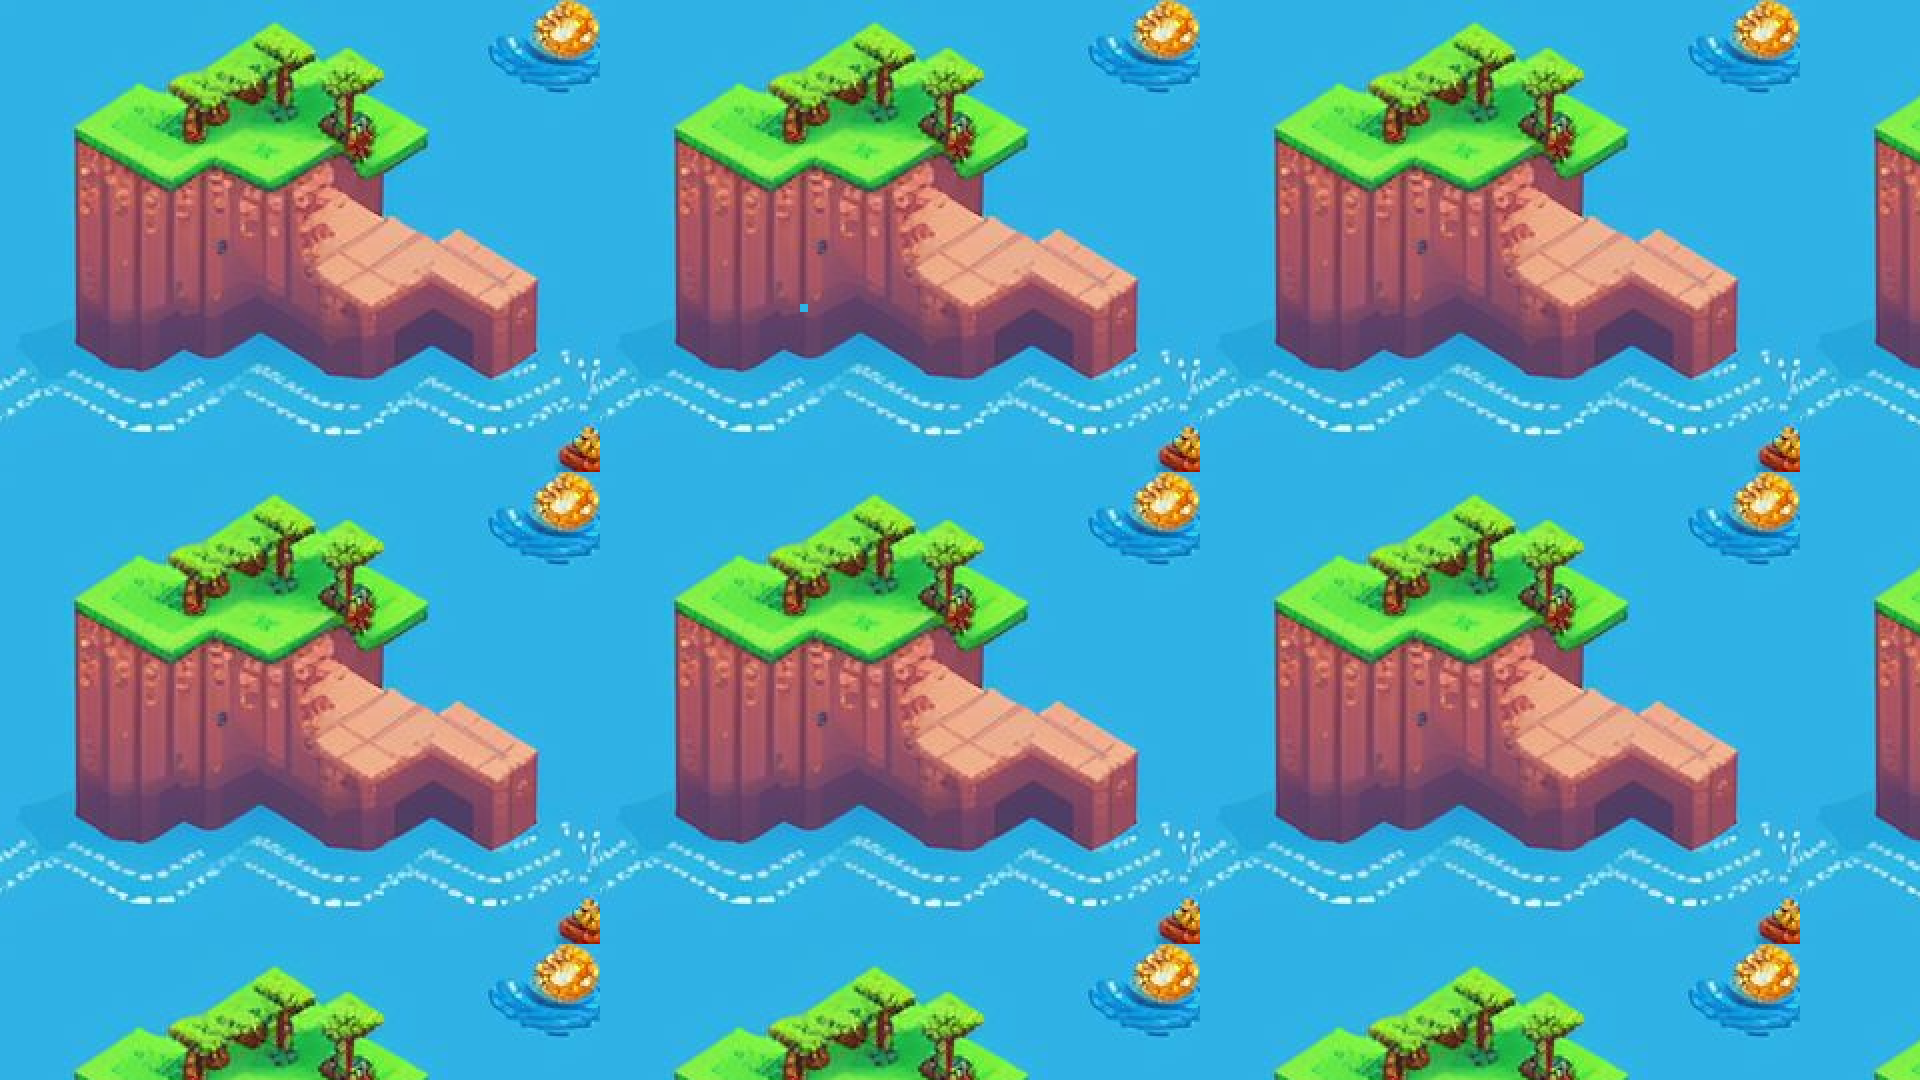

A level layout from a 2D game, rendered from its tile map. Below: a short description, then the map file with tile-grid data replaced by summaries:
An orthogonal 240x135 tile map with 8x8 px tiles, 1 tile layer (Tile Layer 1) and 2 objects (Whirlpool, Spawnpoint).

<map version="1.10" tiledversion="1.10.2" orientation="orthogonal" renderorder="right-down" width="240" height="135" tilewidth="8" tileheight="8" infinite="0" nextlayerid="5" nextobjectid="4">
 <tileset firstgid="1" name="scene-1" tilewidth="8" tileheight="8" tilecount="24576" columns="192" objectalignment="topleft">
  <image source="../images/scene-1.png" width="1536" height="1024" />
 </tileset>
 <layer id="1" name="Tile Layer 1" width="240" height="135">
  <data>[32400 cells, 32400 non-empty, 4425 distinct tile ids]</data>
 </layer>
 <objectgroup id="2" name="Collision Objects">
  <object id="1" name="Whirlpool" x="527.167" y="463.5" width="74.5" height="83" />
 </objectgroup>
 <objectgroup id="4" name="Spawn Point">
  <object id="3" name="Spawnpoint" x="62" y="500">
   <point />
  </object>
 </objectgroup>
</map>